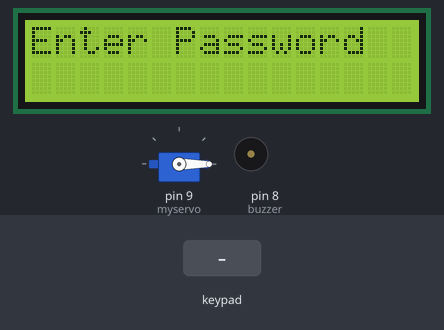
Recording of a sketch running on a simulated Arduino Uno, built with avr-gcc and run on an emulated ATmega328P. Shown: servo, 16×2 character LCD, buzzer (waves = sounding). The test bench sets the inputs (shaded band).

Above: at 4.9 s.
5.0 s: keypad keys 0 1 2 3 # pressed 0.4 s apart
At 8.0 s:
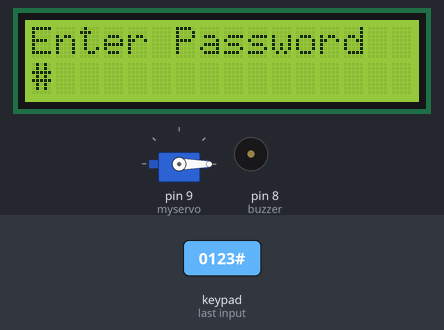
8.7 s: key 'A' pressed
At 9.1 s:
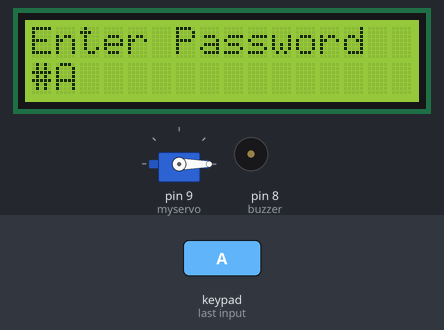
10.2 s: key 'B' pressed
At 11.4 s:
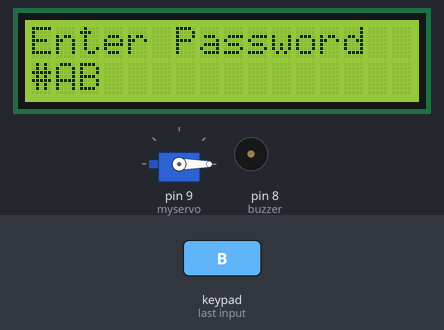
11.7 s: keypad keys 1 2 3 4 pressed 0.4 s apart
At 12.5 s:
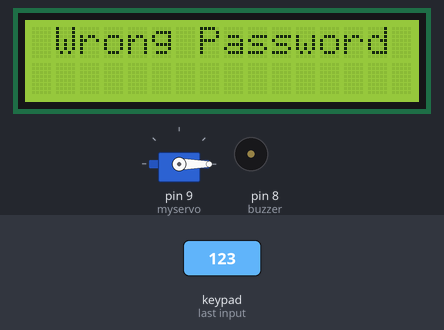
Timing chart, 0 to 14.7 s (numbered marks = the images above; inputs shaded):
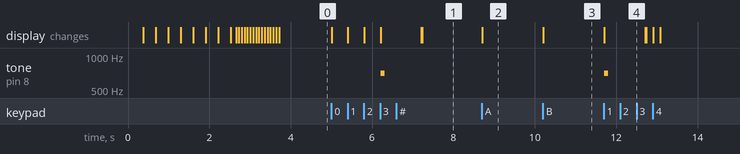

Measured:
- after the input at 5.0 s, tone on pin 8 (buzzer): silent → 700 Hz after 1.2 s, → silent 0.10 s later; the display: first changes at once (image 1 shows a later state)
- after the input at 8.7 s, the display: changes at once (image 2)
- after the input at 10.2 s, the display: changes at once (image 3)
- after the input at 11.7 s, tone on pin 8 (buzzer): silent → 700 Hz at once, → silent 0.10 s later; the display: changes at once (image 4)

The sketch:

password_based_door_lock1.ino
```cpp
#include <Keypad.h>
#include <LiquidCrystal.h>
#include <Servo.h>

#define Password_Length 5

#define buzzer 8

Servo myservo;
LiquidCrystal lcd(A0, A1, A2, A3, A4, A5);

int pos = 0;

char Data[Password_Length];		//to store entered password
char Master[Password_Length] = "1234";
byte data_count = 0, master_count = 0;

bool Pass_is_good;
bool door = false;
char customKey;


/*---preparing keypad---*/

const byte ROWS = 4;
const byte COLS = 4;
char keys[ROWS][COLS] = {
  {'1', '2', '3', 'A'},
  {'4', '5', '6', 'B'},
  {'7', '8', '9', 'C'},
  {'*', '0', '#', 'D'}
};


byte rowPins[ROWS] = {0, 1, 2, 3};
byte colPins[COLS] = {4, 5, 6, 7};

Keypad customKeypad( makeKeymap(keys), rowPins, colPins, ROWS, COLS);


/*--- Main Action ---*/
void setup()
{
  myservo.attach(9, 500, 2400);
  ServoClose();
  lcd.begin(16, 2);
  lcd.print("Autometrons");
   for (int i = 0; i <= 100; i++){  // you can change the increment value here
    lcd.setCursor(13,0);
    lcd.print(i);
    lcd.print("%");
    delay(25);  //change the delay to change how fast the boot up screen changes
   }
  lcd.clear();
  lcd.setCursor(0,0);
  loading("Initiating");
  lcd.clear();
}


void loop()
{
  if (door == true)
  {
    customKey = customKeypad.getKey();
    if (customKey == '#')
    {
      lcd.clear();
      ServoClose();
      lcd.print("Door is Locked");
      delay(3000);
      door = false;
    }
  }
  else
    Open();

}

void loading (char msg[]) {
  lcd.setCursor(0, 0);
  lcd.print(msg);
  for (int i = 0; i < 15; i++) {
    lcd.setCursor(i, 2);
    lcd.print("->");
    delay(70);
  }

}

//to clear the entered password
void clearData()
{
  while (data_count != 0)
  {
    Data[data_count--] = 0;
  }
  return;
}

void ServoClose()
{
  for (pos = 90; pos >= 0; pos -= 10) {
    myservo.write(pos);
  }
}

void ServoOpen()
{
  for (pos = 0; pos <= 90; pos += 10) {
    myservo.write(pos);
  }
}

void Open()
{
  lcd.setCursor(0, 0);
  lcd.print("Enter Password");

  customKey = customKeypad.getKey();
  if (customKey)
  {
    Data[data_count] = customKey;
    lcd.setCursor(data_count, 1);
    lcd.print(Data[data_count]);
    data_count++;
  }

  if (data_count == Password_Length - 1)
  {
    if (!strcmp(Data, Master))
    {
      lcd.clear();
      ServoOpen();
      lcd.print("Door is Unlocked");
      door = true;
      delay(5000);
      lcd.clear();
      loading("Waiting");
      delay(5000);
      lcd.clear();
      lcd.print("Time is up!");
      lcd.setCursor(0,1);
      lcd.print("Door locked");
      delay(1000);
      ServoClose();
      door = false;
    }
    else
    {
      lcd.clear();
      lcd.print(" Wrong Password ");
      door = false;
      tone(buzzer, 700, 100);
    }
    delay(1000);
    lcd.clear();
    clearData();
  }
}
```
